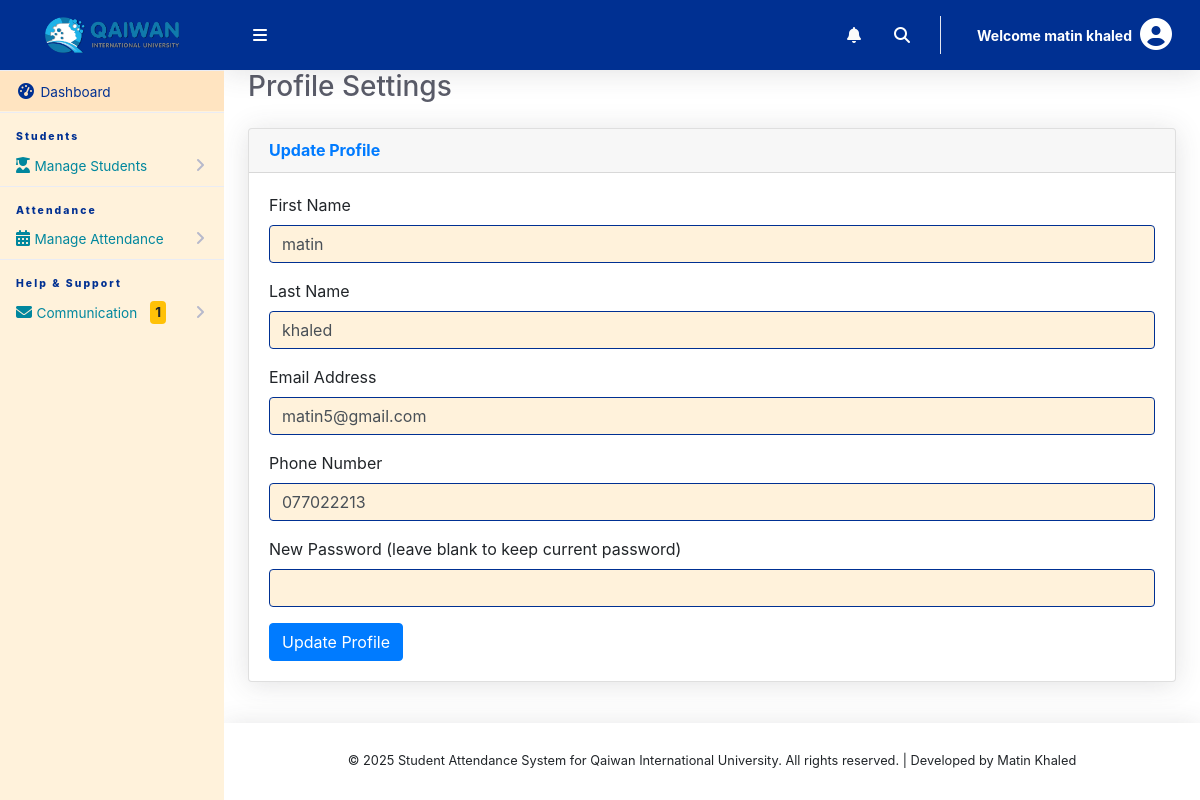
The page /ClassTeacher/profile.php (signed in) on the database its author committed.
### tables this page shows
CREATE TABLE `tblclassteacher` (
  `Id` int(11) NOT NULL,
  `firstName` varchar(255) NOT NULL,
  `lastName` varchar(255) NOT NULL,
  `emailAddress` varchar(255) NOT NULL,
  `password` varchar(255) NOT NULL,
  `phoneNo` varchar(50) NOT NULL,
  `classId` varchar(10) NOT NULL,
  `classArmId` varchar(10) NOT NULL,
  `dateCreated` varchar(50) NOT NULL,
  `status` tinyint(1) DEFAULT 1
);

### ClassTeacher/profile.php (the view, shortened to what this page needs)
<?php
include '../Includes/dbcon.php';
$query = "SELECT * FROM tblclassteacher WHERE Id = ".$_SESSION['userId'];
$rs = $conn->query($query);
$row = $rs->fetch_assoc();
?>
<!DOCTYPE html>
<html lang="en">
<head>
    <link href="../vendor/fontawesome-free/css/all.min.css" rel="stylesheet" type="text/css">
    <link href="../vendor/bootstrap/css/bootstrap.min.css" rel="stylesheet" type="text/css">
    <link href="css/ruang-admin.min.css" rel="stylesheet">
</head>
<body id="page-top">
    <div id="wrapper">
        <?php include "Includes/sidebar.php";?>
        <div id="content-wrapper" class="d-flex flex-column">
            <div id="content">
                <?php include "Includes/topbar.php";?>
                <div class="container-fluid">
                    <div class="d-sm-flex align-items-center justify-content-between mb-4">
                        <h1 class="h3 mb-0 text-gray-800">Profile Settings</h1>
                    </div>
                    <div class="row">
                        <div class="col-lg-12">
                            <div class="card mb-4">
                                <div class="card-header">
                                    <h6 class="m-0 font-weight-bold text-primary">Update Profile</h6>
                                </div>
                                <div class="card-body">
                                    <form id="profileForm" method="post">
                                        <div class="form-group">
                                            <label>First Name</label>
                                            <input type="text" class="form-control" name="firstName" value="<?php echo $row['firstName']; ?>" required>
                                        </div>
                                        <div class="form-group">
                                            <label>Last Name</label>
                                            <input type="text" class="form-control" name="lastName" value="<?php echo $row['lastName']; ?>" required>
                                        </div>
                                        <div class="form-group">
                                            <label>Email Address</label>
                                            <input type="email" class="form-control" name="emailAddress" value="<?php echo $row['emailAddress']; ?>" required>
                                        </div>
                                        <div class="form-group">
                                            <label>Phone Number</label>
                                            <input type="text" class="form-control" name="phoneNo" value="<?php echo $row['phoneNo']; ?>">
                                        </div>
                                        <div class="form-group">
                                            <label>New Password (leave blank to keep current password)</label>
                                            <input type="password" class="form-control" name="password">
                                        </div>
                                        <button type="submit" name="update" class="btn btn-primary">Update Profile</button>
                                    </form>
                                </div>
                            </div>
                        </div>
                    </div>
                </div>
            </div>
            <?php include "Includes/footer.php";?>
        </div>
    </div>
</body>
</html>

### ClassTeacher/Includes/topbar.php (shortened to what this page needs)
<?php
  $query = "SELECT * FROM tblclassteacher WHERE Id = ".$_SESSION['userId']."";
  $rs = $conn->query($query);
  $rows = $rs->fetch_assoc();
  $fullName = $rows['firstName']." ".$rows['lastName'];
?>
<nav class="navbar navbar-expand navbar-light bg-primary topbar static-top d-flex align-items-center" style="background-color: #003092 !important; height: 70px;">
    <button id="sidebarToggleTop" class="btn btn-link rounded-circle mr-3">
        <i class="fa fa-bars text-white"></i>
    </button>
    <ul class="navbar-nav ml-auto">
        <li class="nav-item dropdown no-arrow mx-1">
            <a class="nav-link dropdown-toggle" href="#" id="alertsDropdown" role="button" data-toggle="dropdown" aria-haspopup="true" aria-expanded="false">
                <i class="fas fa-bell fa-fw"></i>
            </a>
        </li>
        <li class="nav-item dropdown no-arrow">
            <a class="nav-link dropdown-toggle" href="#" id="searchDropdown" role="button" data-toggle="dropdown" aria-haspopup="true" aria-expanded="false">
                <i class="fas fa-search fa-fw text-white"></i>
            </a>
        </li>
        <li class="nav-item dropdown no-arrow">
            <a class="nav-link dropdown-toggle" href="#" id="userDropdown" role="button" data-toggle="dropdown" aria-haspopup="true" aria-expanded="false">
                <span class="ml-2 d-none d-lg-inline text-white small mr-2">
                    <b>Welcome <?php echo $fullName;?></b>
                </span>
                <div class="profile-image-container">
                    <i class="fas fa-user-circle fa-2x text-white"></i>
                </div>
            </a>
        </li>
    </ul>
</nav>

### rows shown on the page
tblclassteacher: fullName "matin khaled", firstName "matin", lastName "khaled", emailAddress "matin5@gmail.com", phoneNo "077022213"

### other values the page prints
$unreadCount "1"
